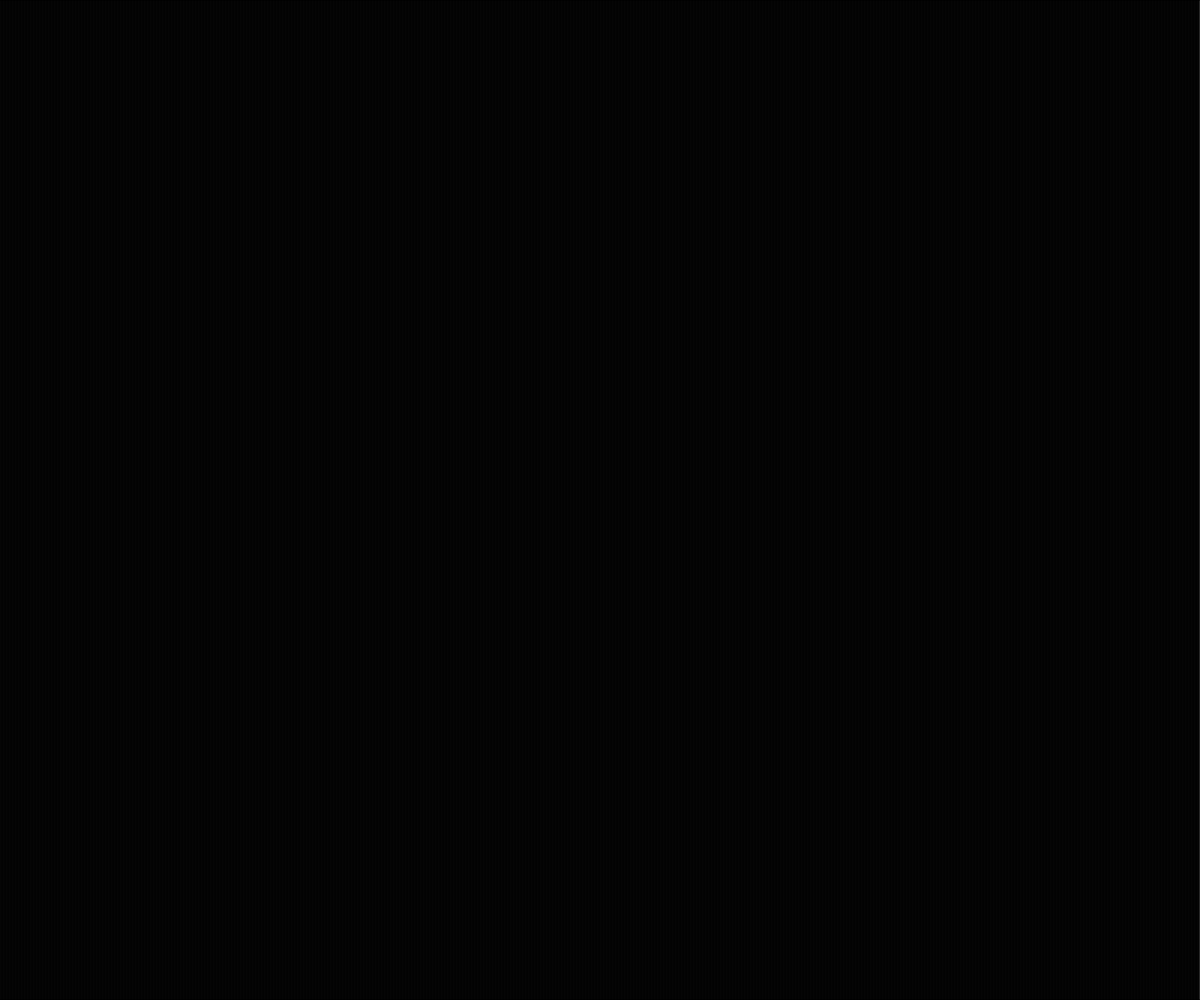
Frame 1 (no input)
Frame 60 (no input): identical to frame 1, image omitted
Frame 120 (the mouse pressed at the canvas centre since frame 60): identical to frame 1, image omitted

The p5.js sketch that drew this single still picture (run headless with seeded random() and noise() and a simulated clock; from frame 60 on, the mouse is pressed at the canvas centre):

// p5.js sketch
// ── sketch.js
// Terrain Generation

let terrain = [];
const NUMBER_OF_RECTS = 2000;

function setup() {
  createCanvas(windowWidth, windowHeight);
  let widthOfRect = width/NUMBER_OF_RECTS;
  generateTerrain(widthOfRect);
  
}

function draw() {
  background(220);

  for(let someRect of terrain){
    rect(someRect.x, someRect.y, someRect.w, someRect.h);
  }
}

function generateTerrain(widthOfRect) {
  let time = 0;
  let deltaTime = 0.001;
  for (let x = 0; x < width; x += widthOfRect) {
    let theHeight = noise(time) * height;
    let someRect = spawnRectangle(x, height, widthOfRect);
    terrain.push(someRect);
    time += deltaTime;
  }
}

function spawnRectangle(leftSide, rectHeight, rectWidth) {
  let theRect = {
    x: leftSide,
    y: height - rectHeight,
    w: rectWidth,
    h: rectHeight
  };

  return theRect;
}
